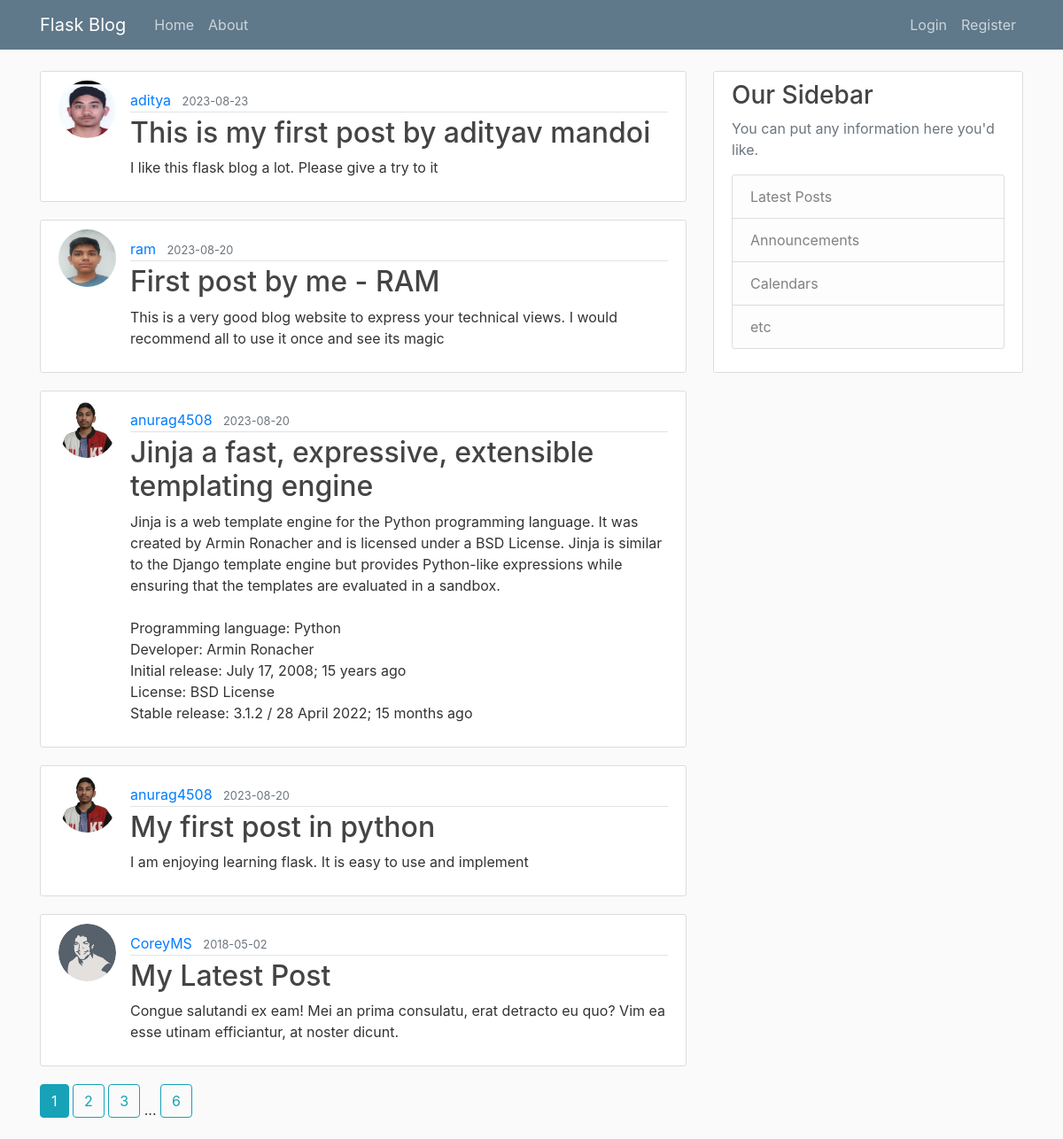
The page /home on the database its author committed.
### flaskblog/models.py (models this page shows, shortened)
class Post(db.Model):
    id = db.Column(db.Integer, primary_key=True)
    title = db.Column(db.String(100), nullable=False)
    date_posted = db.Column(db.DateTime, nullable=False, default=datetime.utcnow)
    content = db.Column(db.Text, nullable=False)
    user_id = db.Column(db.Integer, db.ForeignKey('user.id'), nullable=False)

class User(db.Model, UserMixin):
    id = db.Column(db.Integer, primary_key=True)
    username = db.Column(db.String(20), unique=True, nullable=False)
    email = db.Column(db.String(120), unique=True, nullable=False)
    image_file = db.Column(db.String(20), nullable=False, default='default.jpg')
    password = db.Column(db.String(60), nullable=False)
    posts = db.relationship('Post', backref='author', lazy=True)

### flaskblog/main/routes.py (the view)
@main.route("/")
@main.route("/home")
def home():
    page = request.args.get('page', 1, type=int)
    posts = Post.query.order_by(Post.date_posted.desc()).paginate(page=page, per_page=5)
    return render_template('home.html', posts=posts)

### flaskblog/templates/home.html
{% extends "layout.html" %}
{% block content %}
    {% for post in posts.items %}
        <article class="media content-section">
          <img class="rounded-circle article-img" src="{{ url_for('static', filename='profile_pics/' + post.author.image_file) }}">
          <div class="media-body">
            <div class="article-metadata">
              <a class="mr-2" href="{{ url_for('users.user_posts', username=post.author.username) }}">{{ post.author.username }}</a>
              <small class="text-muted">{{ post.date_posted.strftime('%Y-%m-%d') }}</small>
            </div>
            <h2><a class="article-title" href="{{ url_for('posts.post', post_id=post.id) }}">{{ post.title }}</a></h2>
            <p class="article-content">{{ post.content }}</p>
          </div>
        </article>
    {% endfor %}
    {% for page_num in posts.iter_pages(left_edge=1, right_edge=1, left_current=1, right_current=2) %}
      {% if page_num %}
        {% if posts.page == page_num %}
          <a class="btn btn-info mb-4" href="{{ url_for('main.home', page=page_num) }}">{{ page_num }}</a>
        {% else %}
          <a class="btn btn-outline-info mb-4" href="{{ url_for('main.home', page=page_num) }}">{{ page_num }}</a>
        {% endif %}
      {% else %}
        ...
      {% endif %}
    {% endfor %}
{% endblock content %}

### flaskblog/templates/layout.html (shortened to what this page needs)
<!DOCTYPE html>
<html>
<head>
    <link rel="stylesheet" href="https://maxcdn.bootstrapcdn.com/bootstrap/4.0.0/css/bootstrap.min.css">
    <link rel="stylesheet" type="text/css" href="{{ url_for('static', filename='main.css') }}">
</head>
<body>
    <header class="site-header">
      <nav class="navbar navbar-expand-md navbar-dark bg-steel fixed-top">
        <div class="container">
          <a class="navbar-brand mr-4" href="/">Flask Blog</a>
          <div class="collapse navbar-collapse" id="navbarToggle">
            <div class="navbar-nav mr-auto">
              <a class="nav-item nav-link" href="{{ url_for('main.home') }}">Home</a>
              <a class="nav-item nav-link" href="{{ url_for('main.about') }}">About</a>
            </div>
            <div class="navbar-nav">
              {% if current_user.is_authenticated %}
                <a class="nav-item nav-link" href="{{ url_for('posts.new_post') }}">New Post</a>
                <a class="nav-item nav-link" href="{{ url_for('users.account') }}">Account</a>
                  <a class="nav-item nav-link" href="{{ url_for('users.logout') }}">Logout <span class="user_name">{{ current_user.username | capitalize }}</span></a>
              {% else %}
                <a class="nav-item nav-link" href="{{ url_for('users.login') }}">Login</a>
                <a class="nav-item nav-link" href="{{ url_for('users.register') }}">Register</a>
              {% endif %}
            </div>
          </div>
        </div>
      </nav>
    </header>
    <main role="main" class="container">
      <div class="row">
        <div class="col-md-8">
          {% block content %}{% endblock %}
        </div>
        {% if active_page == "error_page"%}
            <div class="col-md-4">
            </div>
        {% else %}
            <div class="col-md-4">
              <div class="content-section">
                <h3>Our Sidebar</h3>
                <p class='text-muted'>You can put any information here you'd like.
                  <ul class="list-group">
                    <li class="list-group-item list-group-item-light">Latest Posts</li>
                    <li class="list-group-item list-group-item-light">Announcements</li>
                    <li class="list-group-item list-group-item-light">Calendars</li>
                    <li class="list-group-item list-group-item-light">etc</li>
                  </ul>
                </p>
              </div>
            </div>
        {% endif %}
      </div>
    </main>
</body>
</html>

### flaskblog/static/main.css (style rules this page uses)
body { background: #fafafa; color: #333333; margin-top: 5rem; }
a { text-decoration: none; !important; }
h1, h2, h3, h4, h5, h6 { color: #444444; }
.bg-steel { background-color: #5f788a; }
.site-header .navbar-nav .nav-link { color: #cbd5db; }
.content-section { background: #ffffff; padding: 10px 20px; border: 1px solid #dddddd; border-radius: 3px; margin-bottom: 20px; }
.article-title { color: #444444; }
.article-content { white-space: pre-line; }
.article-img { height: 65px; width: 65px; margin-right: 16px; }
.article-metadata { padding-bottom: 1px; margin-bottom: 4px; border-bottom: 1px solid #e3e3e3 }
.media { display: flex; flex-direction: row; }
.media-body { padding-top: 10px; }

### rows shown on the page
Post: image_file (picture), author.username "aditya", date_posted "2023-08-23", title "This is my first post by adityav mandoi", content "I like this flask blog a lot. Please give a try to it"
Post: image_file (picture), author.username "ram", date_posted "2023-08-20", title "First post by me - RAM", content "This is a very good blog website to express your technical views. I would recommend all to use it once and see its magic"
Post: image_file (picture), author.username "anurag4508", date_posted "2023-08-20", title "Jinja a fast, expressive, extensible templating engine", content "Jinja is a web template engine for the Python programming language. It was created by Armin Ronacher and is licensed under a BSD License. Jinja is similar to the Django template engine but provides Python-like expressions while ensuring that the templates are evaluated in a sandbox. Programming language: Python Developer: Armin Ronacher Initial release: July 17, 2008; 15 years ago License: BSD License Stable release: 3.1.2 / 28 April 2022; 15 months ago"
Post: image_file (picture), author.username "anurag4508", date_posted "2023-08-20", title "My first post in python", content "I am enjoying learning flask. It is easy to use and implement"
Post: image_file (picture), author.username "CoreyMS", date_posted "2018-05-02", title "My Latest Post", content "Congue salutandi ex eam! Mei an prima consulatu, erat detracto eu quo? Vim ea esse utinam efficiantur, at noster dicunt."

### other values the page prints
{{ page_num }} "1"
{{ page_num }} "2" "3" "6"
